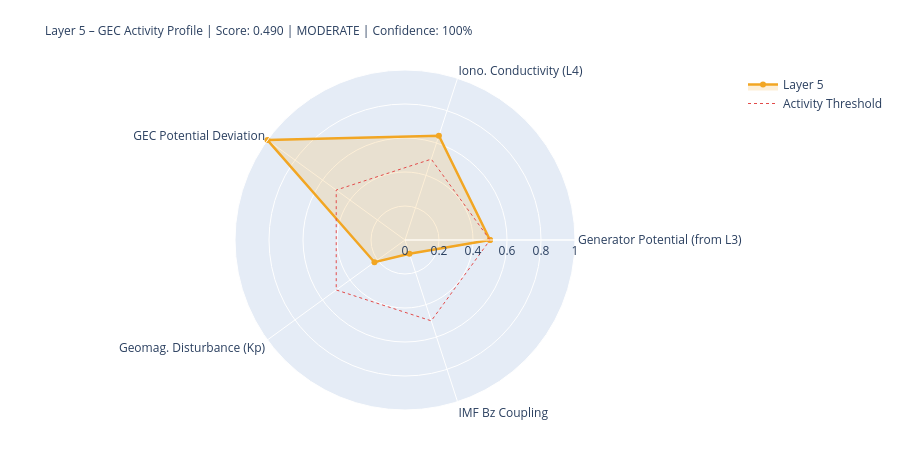

The notebook cell saved with this chart:
### Markdown cell above
---
## 5. State Assessment & Handoff to Layer 6

### Code cell
# ============================================================
# LAYER-5-SCORE
# ============================================================

# Components
# 1) Generator activity (Layer-3-driven)
gen_score = norm(generator_strength, 0.3, 2.0)
gen_src   = 'from_layer3' if l3_thunder_score is not None else 'estimated'

# 2) Ionospheric conductivity (Layer-4-driven)
iono_score = norm(iono_cond_factor, 0.7, 1.4)
iono_src   = 'from_layer4' if l4_ioniz is not None else 'estimated'

# 3) GEC potential deviation from reference
pot_score = norm(abs(delta_V_pct), 0, 30)  # 0 = at reference, 1 = 30% deviation
pot_src   = 'derived'

# 4) Geomagnetic disturbance (Kp) – modulates vertical currents
kp_score = norm(kp_val, 0, 9)
kp_src   = 'primary' if kp_now is not None else 'from_layer4'

# 5) IMF Bz coupling (southward = stronger M-I coupling → GEC influence)
bz_score = norm(-(bz_now or 0), -5, 30) if bz_now is not None else None
bz_src   = 'primary' if bz_now is not None else 'missing'

COMPONENTS = {
    'Generator Potential (from L3)':  {'score': gen_score,   'source': 'derived_from_layer3', 'dynamic': True},
    'Iono. Conductivity (L4)':      {'score': iono_score,  'source': iono_src, 'dynamic': True},
    'GEC Potential Deviation':      {'score': pot_score,   'source': pot_src,  'dynamic': True},
    'Geomag. Disturbance (Kp)':         {'score': kp_score,    'source': kp_src,   'dynamic': True},
    'IMF Bz Coupling':               {'score': bz_score,    'source': bz_src,   'dynamic': True},
}

available   = {k: v['score'] for k, v in COMPONENTS.items() if v['score'] is not None}
unavailable = [k for k, v in COMPONENTS.items() if v['score'] is None]
layer5_score = round(sum(available.values()) / len(available), 4) if available else None
confidence   = round(len(available) / len(COMPONENTS), 2)
level = ('unknown' if layer5_score is None
         else 'quiet'   if layer5_score < 0.3
         else 'moderate' if layer5_score < 0.6
         else 'active')
dominant_l5 = max(available, key=available.get) if available else 'none'

# Kp consistency: separate 1-min raw value from score value
kp_1m_raw   = kp_now          # directly from API (can be 0.0 during live measurement)
kp_for_score = kp_val          # from Layer-0 context or estimated value if needed
kp_score_src = kp_src

W = 68
print('=' * W)
print('LAYER 5 – GLOBAL ELECTRIC CIRCUIT – STATE ASSESSMENT')
print('=' * W)
for name, comp in COMPONENTS.items():
    s = comp['score']
    if s is not None:
        bar = '█' * int(s*20) + '░' * (20-int(s*20))
        print(f'  {name:<34} {bar}  {s:.3f}  [{comp["source"]}]')
    else:
        print(f'  {name:<34} {"─"*20}  n/a   [missing]')
print('-' * W)
print(f'  Score:         {layer5_score:.3f}  ({len(available)}/{len(COMPONENTS)} components)')
print(f'  Confidence:    {confidence:.0%}')
print(f'  Level:         {level.upper()}')
print(f'  Dominant:      {dominant_l5}')
print(f'  V_iono:        {V_iono_mod:.1f} kV  (Δ {delta_V_pct:+.1f}% vs. Ref)')
print(f'  I_total:       {I_total_mod:.1f} A   (Δ {delta_I_pct:+.1f}% vs. Ref)')
print('=' * W)

# Radar
cats   = list(available.keys())
vals_r = list(available.values())
if len(cats) >= 3:
    fig = go.Figure()
    fig.add_trace(go.Scatterpolar(
        r=vals_r + [vals_r[0]], theta=cats + [cats[0]],
        fill='toself', fillcolor='rgba(242,166,35,0.18)',
        line=dict(color='#F2A623', width=2.5), name='Layer 5'
    ))
    fig.add_trace(go.Scatterpolar(
        r=[0.5]*(len(cats)+1), theta=cats+[cats[0]],
        line=dict(color='#E24B4A', dash='dot', width=1),
        mode='lines', name='Activity Threshold'
    ))
    fig.update_layout(
        title=dict(
            text=f'Layer 5 – GEC Activity Profile | Score: {layer5_score:.3f} | {level.upper()} | Confidence: {confidence:.0%}',
            font=dict(size=12)
        ),
        polar=dict(radialaxis=dict(visible=True, range=[0,1])),
        height=450, showlegend=True,
        margin=dict(l=80, r=80, t=70, b=40)
    )
    fig.show()

### Figure 1 — Plotly figure (JSON) as saved in the notebook; plotly's stock layout.template omitted (floating-point values rounded to 4 significant figures)
{"data": [{"fill": "toself", "fillcolor": "rgba(242,166,35,0.18)", "line": {"color": "#F2A623", "width": 2.5}, "name": "Layer 5", "r": [0.5, 0.6454, 1.0, 0.2222, 0.0846, 0.5], "theta": ["Generator Potential (from L3)", "Iono. Conductivity (L4)", "GEC Potential Deviation", "Geomag. Disturbance (Kp)", "IMF Bz Coupling", "Generator Potential (from L3)"], "type": "scatterpolar"}, {"line": {"color": "#E24B4A", "dash": "dot", "width": 1}, "mode": "lines", "name": "Activity Threshold", "r": [0.5, 0.5, 0.5, 0.5, 0.5, 0.5], "theta": ["Generator Potential (from L3)", "Iono. Conductivity (L4)", "GEC Potential Deviation", "Geomag. Disturbance (Kp)", "IMF Bz Coupling", "Generator Potential (from L3)"], "type": "scatterpolar"}], "layout": {"height": 450, "margin": {"b": 40, "l": 80, "r": 80, "t": 70}, "polar": {"radialaxis": {"range": [0, 1], "visible": true}}, "showlegend": true, "title": {"font": {"size": 12}, "text": "Layer 5 – GEC Activity Profile | Score: 0.490 | MODERATE | Confidence: 100%"}}}
